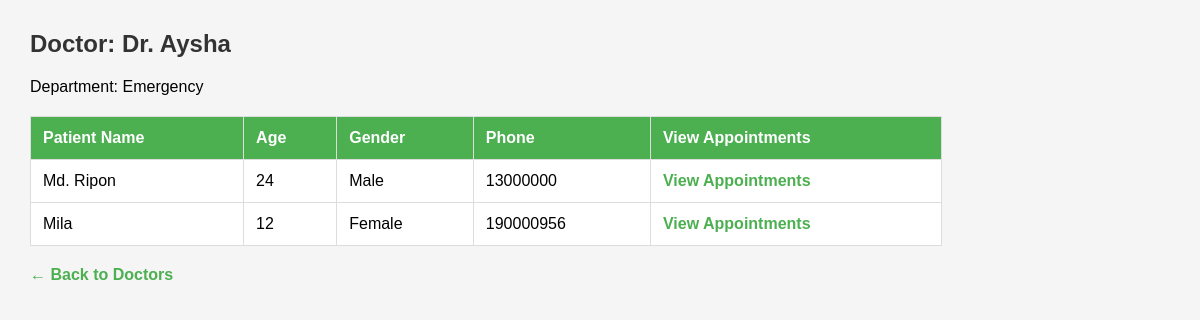
/doctor_patient_list/6/ (signed in), run on the app's committed database.
### myapp/models.py (models this page shows, shortened)
class Doctor(models.Model):
    Doctor_Types = [
        ('Dentist', 'Dentist'),
        ('Dermatologist', 'Dermatologist'),
    ]
    user = models.OneToOneField(CustomUser,on_delete=models.CASCADE, null=True)
    name = models.CharField(max_length=100, null=True)
    specialization = models.CharField(choices=Doctor_Types, max_length=100, null=True)
    phone = models.IntegerField(null=True)
    email = models.EmailField(null=True)
    department = models.ForeignKey(Department, on_delete=models.CASCADE, null=True)

class Department(models.Model):
    name = models.CharField(max_length=100, null=True)
    location = models.CharField(max_length=100, null=True)

class Patient(models.Model):
    GENDER_TYPES = [
        ('Female', 'Female'),
        ('Male', 'Male'),
        ('Others', 'Others'),
    ]
    user = models.OneToOneField(CustomUser, on_delete=models.CASCADE, null= True)
    name = models.CharField(max_length=100, null=True)
    age = models.IntegerField(null=True)
    gender = models.CharField(choices=GENDER_TYPES, max_length=100, null=True)
    phone = models.IntegerField(null=True)
    address = models.TextField(null=True)
    doctor = models.ForeignKey(Doctor, on_delete=models.CASCADE, null=True)

### myapp/views.py (the view)
# urls.py: path('doctor_patient_list/<int:id>/', doctor_patient_list, name="doctor_patient_list"),
@login_required
def doctor_patient_list(request, id):
    doc = Doctor.objects.get(id=id)
    pat = Patient.objects.filter(doctor=doc)
    return render(request, 'doctor/doctor_patient_list.html', {
        'Doc': doc,
        'Pat': pat
    })

### myapp/templates/doctor/doctor_patient_list.html (shortened to what this page needs)
<!DOCTYPE html>
<html lang="en">
<head>
</head>
<body>
<h2>Doctor: {{ Doc.name }}</h2>
<p>Department: {{ Doc.department.name }}</p>
<table>
    <tr>
        <th>Patient Name</th>
        <th>Age</th>
        <th>Gender</th>
        <th>Phone</th>
        <th>View Appointments</th>
    </tr>
    {% for p in Pat %}
    <tr>
        <td>{{ p.name }}</td>
        <td>{{ p.age }}</td>
        <td>{{ p.gender }}</td>
        <td>{{ p.phone }}</td>
        <td><a href="{% url 'patient_appointment_list' p.id %}">View Appointments</a></td>
    </tr>
    {% empty %}
    <tr>
        <td colspan="5">No patients assigned.</td>
    </tr>
    {% endfor %}
</table>
<a class="back-link" href="{% url 'doctor_list' %}">← Back to Doctors</a>
</body>
</html>

### myapp/templates/doctor/doctor_patient_list.html (style rules this page uses)
body { font-family: Arial, sans-serif; margin: 30px; background-color: #f5f5f5; }
h2 { color: #333; }
table { width: 80%; border-collapse: collapse; margin-top: 20px; background-color: #fff; }
th, td { border: 1px solid #ddd; padding: 12px; text-align: left; }
th { background-color: #4CAF50; color: white; }
a { text-decoration: none; color: #4CAF50; font-weight: bold; }
.back-link { margin-top: 20px; display: inline-block; }

### data on the page
Doctor: name "Dr. Aysha", department.name "Emergency"
Patient: name "Md. Ripon", age "24", gender "Male", phone "13000000"
Patient: name "Mila", age "12", gender "Female", phone "190000956"
